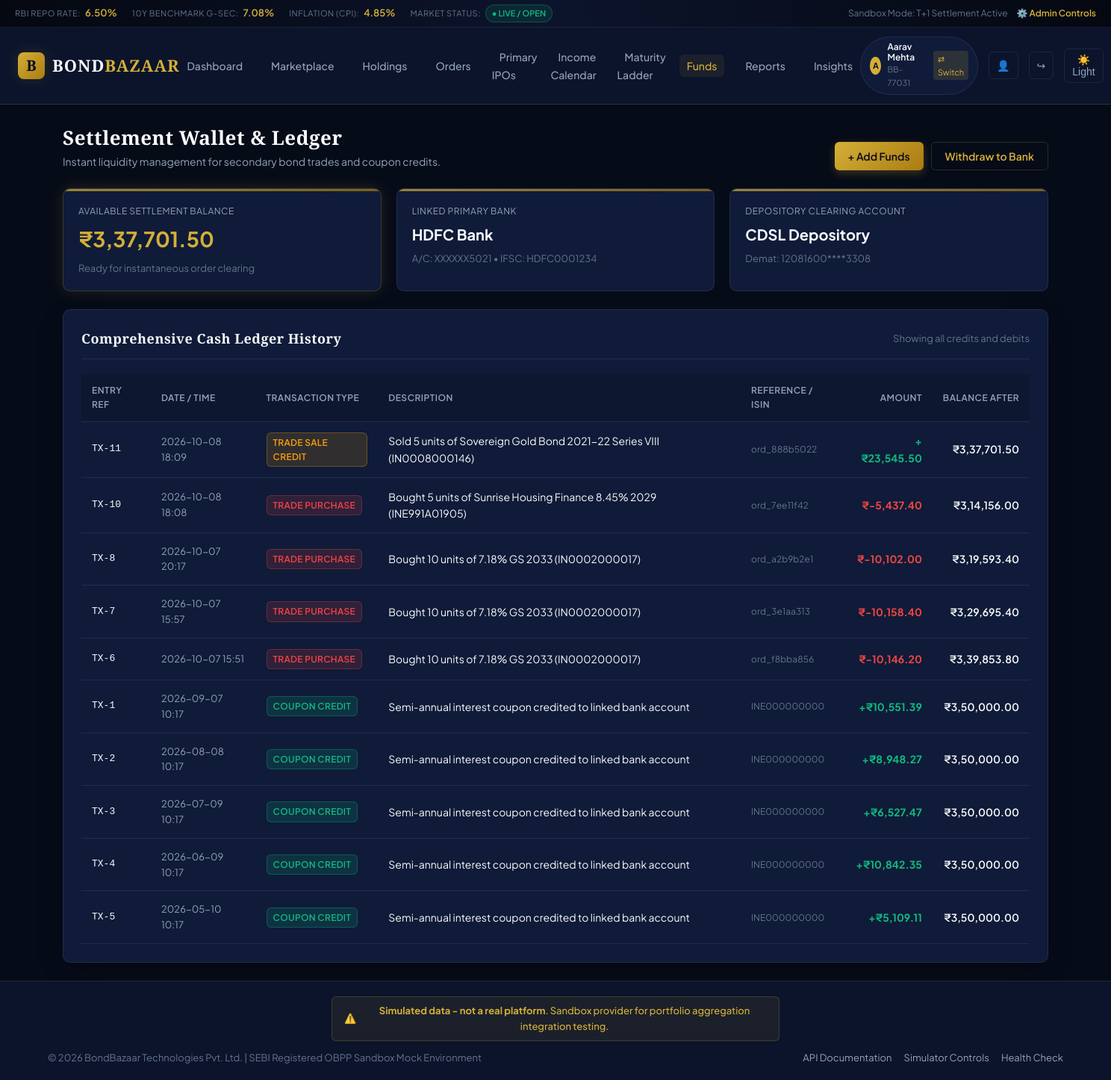
Screenshot of /wallet with the database file from the repository.
### app/models/entities.py (models this page shows)
class User(Base):
    __tablename__ = "users"
    id = Column(Integer, primary_key=True, index=True)
    email = Column(String(120), unique=True, index=True, nullable=False)
    full_name = Column(String(120), nullable=False)
    mobile = Column(String(20), nullable=False)
    customer_id = Column(String(30), unique=True, index=True, nullable=False) # e.g. BB-77031
    pan = Column(String(10), nullable=False)
    pan_masked = Column(String(15), nullable=False)
    demat_account = Column(String(30), nullable=False)
    demat_account_masked = Column(String(30), nullable=False)
    bank_name = Column(String(100), default="HDFC Bank")
    bank_account_masked = Column(String(30), default="XXXXXX5021")
    bank_ifsc = Column(String(20), default="HDFC0001234")
    wallet_balance = Column(Float, default=100000.0) # In Rupees
    created_at = Column(DateTime(timezone=True), default=ist_now)
    holdings = relationship("Holding", back_populates="user", cascade="all, delete-orphan")
    orders = relationship("SecondaryOrder", back_populates="user", cascade="all, delete-orphan")
    transactions = relationship("WalletTransaction", back_populates="user", cascade="all, delete-orphan")
    consents = relationship("ApiConsent", back_populates="user", cascade="all, delete-orphan")
    applications = relationship("PrimaryApplication", back_populates="user", cascade="all, delete-orphan")

class WalletTransaction(Base):
    __tablename__ = "wallet_transactions"
    id = Column(Integer, primary_key=True, index=True)
    user_id = Column(Integer, ForeignKey("users.id"), index=True, nullable=False)
    tx_type = Column(String(30), nullable=False) # DEPOSIT, WITHDRAWAL, TRADE_DEBIT, TRADE_CREDIT, COUPON_CREDIT, REDEMPTION_CREDIT
    amount = Column(Float, nullable=False) # positive or negative
    balance_after = Column(Float, nullable=False)
    description = Column(String(250), nullable=False)
    reference_id = Column(String(50), nullable=True)
    created_at = Column(DateTime(timezone=True), default=ist_now)
    user = relationship("User", back_populates="transactions")

### app/routers/web.py (the view)
@router.get("/wallet", response_class=HTMLResponse)
async def wallet_page(request: Request, db: Session = Depends(get_db)):
    user = get_current_user_optional(request, db)
    if not user:
        return RedirectResponse(url="/login", status_code=303)
    transactions = db.query(WalletTransaction).filter(WalletTransaction.user_id == user.id).order_by(WalletTransaction.created_at.desc()).all()
    return templates.TemplateResponse("wallet.html", {
        "request": request,
        "user": user,
        "transactions": transactions
    })

### app/templates/wallet.html (shortened to what this page needs)
{% extends "base.html" %}
{% block content %}
<div style="margin-bottom: 24px; display: flex; justify-content: space-between; align-items: flex-end;">
    <div>
        <h1 style="font-size: 26px;">Settlement Wallet & Ledger</h1>
        <p style="color: var(--text-muted); font-size: 14px;">Instant liquidity management for secondary bond trades and coupon credits.</p>
    </div>
    <div style="display: flex; gap: 10px;">
        <button onclick="openModal('addMoneyModal')" class="btn btn-primary">+ Add Funds</button>
        <button onclick="openModal('withdrawModal')" class="btn btn-secondary">Withdraw to Bank</button>
    </div>
</div>
<div class="grid-3" style="margin-bottom: 24px;">
    <div class="stat-card" style="border: 1px solid var(--border-color); box-shadow: var(--gold-glow);">
        <span class="stat-label">Available Settlement Balance</span>
        <span class="stat-value" style="color: var(--gold-primary); font-size: 28px;">{{ user.wallet_balance|inr }}</span>
        <span class="stat-sub">Ready for instantaneous order clearing</span>
    </div>
    <div class="stat-card">
        <span class="stat-label">Linked Primary Bank</span>
        <span class="stat-value" style="font-size: 20px;">{{ user.bank_name }}</span>
        <span class="stat-sub">A/C: {{ user.bank_account_masked }} • IFSC: {{ user.bank_ifsc }}</span>
    </div>
    <div class="stat-card">
        <span class="stat-label">Depository Clearing Account</span>
        <span class="stat-value" style="font-size: 20px;">CDSL Depository</span>
        <span class="stat-sub">Demat: {{ user.demat_account_masked }}</span>
    </div>
</div>
<div class="card">
    <div class="card-header">
        <h2 class="card-title">Comprehensive Cash Ledger History</h2>
        <span style="font-size: 13px; color: var(--text-dim);">Showing all credits and debits</span>
    </div>
    <div class="table-responsive">
        <table class="bb-table">
            <thead>
                <tr>
                    <th>Entry Ref</th>
                    <th>Date / Time</th>
                    <th>Transaction Type</th>
                    <th>Description</th>
                    <th>Reference / ISIN</th>
                    <th style="text-align: right;">Amount</th>
                    <th style="text-align: right;">Balance After</th>
                </tr>
            </thead>
            <tbody>
                {% for tx in transactions %}
                <tr>
                    <td style="font-family: monospace; font-size: 13px;">TX-{{ tx.id }}</td>
                    <td style="font-size: 13px; color: var(--text-muted);">{{ tx.created_at.strftime('%Y-%m-%d %H:%M') }}</td>
                    <td>
                        {% if tx.tx_type == 'COUPON_CREDIT' %}
                        <span class="badge badge-aaa">COUPON CREDIT</span>
                        {% elif tx.tx_type == 'REDEMPTION_CREDIT' %}
                        <span class="badge badge-sovereign">PRINCIPAL REDEMPTION</span>
                        {% elif tx.tx_type == 'DEPOSIT' %}
                        <span class="badge badge-aaa">DEPOSIT</span>
                        {% elif tx.tx_type == 'TRADE_CREDIT' %}
                        <span class="badge badge-aa">TRADE SALE CREDIT</span>
                        {% elif tx.tx_type == 'TRADE_DEBIT' %}
                        <span class="badge badge-a">TRADE PURCHASE</span>
                        {% else %}
                        <span class="badge badge-a">WITHDRAWAL</span>
                        {% endif %}
                    </td>
                    <td>{{ tx.description }}</td>
                    <td style="font-size: 12px; color: var(--text-dim);">{{ tx.reference_id or '—' }}</td>
                    <td style="text-align: right; font-weight: 700; color: {% if tx.amount >= 0 %}#10B981{% else %}#EF4444{% endif %};">
                        {% if tx.amount >= 0 %}+{% endif %}{{ tx.amount|inr }}
                    </td>
                    <td style="text-align: right; font-weight: 600;">{{ tx.balance_after|inr }}</td>
                </tr>
                {% else %}
                <tr>
                    <td colspan="7" style="text-align: center; padding: 30px; color: var(--text-muted);">
                        No wallet transactions recorded.
                    </td>
                </tr>
                {% endfor %}
            </tbody>
        </table>
    </div>
</div>
{% endblock %}

### app/templates/base.html (shortened to what this page needs)
<!DOCTYPE html>
<html lang="en" data-theme="dark">
<head>
    <link rel="stylesheet" href="/static/css/style.css">
</head>
<body>
    <div class="header-top-ticker">
        <div class="ticker-items">
            <div class="ticker-item">
                <span class="ticker-label">RBI REPO RATE:</span>
                <span class="ticker-value">6.50%</span>
            </div>
            <div class="ticker-item">
                <span class="ticker-label">10Y BENCHMARK G-SEC:</span>
                <span class="ticker-value">7.08%</span>
            </div>
            <div class="ticker-item">
                <span class="ticker-label">INFLATION (CPI):</span>
                <span class="ticker-value">4.85%</span>
            </div>
            <div class="ticker-item">
                <span class="ticker-label">MARKET STATUS:</span>
                <span class="market-status-badge market-open">● LIVE / OPEN</span>
            </div>
        </div>
        <div style="display: flex; gap: 12px; align-items: center; font-size: 12px;">
            <span style="color: var(--text-dim);">Sandbox Mode: T+1 Settlement Active</span>
            <a href="/admin" style="color: var(--gold-primary); font-weight: 600;">⚙️ Admin Controls</a>
        </div>
    </div>
    <nav class="navbar">
        <div class="nav-brand">
            <a href="/" style="display: flex; align-items: center; gap: 10px; text-decoration: none;">
                <div class="brand-logo-icon">B</div>
                <div class="brand-text">BOND<span>BAZAAR</span></div>
            </a>
        </div>
        <ul class="nav-links">
            <li><a href="/" class="nav-link {% if request.url.path == '/' %}active{% endif %}">Dashboard</a></li>
            <li><a href="/marketplace" class="nav-link {% if request.url.path.startswith('/marketplace') or request.url.path.startswith('/bonds') %}active{% endif %}">Marketplace</a></li>
            <li><a href="/holdings" class="nav-link {% if request.url.path == '/holdings' %}active{% endif %}">Holdings</a></li>
            <li><a href="/orders" class="nav-link {% if request.url.path == '/orders' %}active{% endif %}">Orders</a></li>
            <li><a href="/primary-issues" class="nav-link {% if request.url.path == '/primary-issues' %}active{% endif %}">Primary IPOs</a></li>
            <li><a href="/income-calendar" class="nav-link {% if request.url.path == '/income-calendar' %}active{% endif %}">Income Calendar</a></li>
            <li><a href="/maturity-ladder" class="nav-link {% if request.url.path == '/maturity-ladder' %}active{% endif %}">Maturity Ladder</a></li>
            <li><a href="/wallet" class="nav-link {% if request.url.path == '/wallet' %}active{% endif %}">Funds</a></li>
            <li><a href="/reports" class="nav-link {% if request.url.path == '/reports' %}active{% endif %}">Reports</a></li>
            <li><a href="/insights" class="nav-link {% if request.url.path == '/insights' %}active{% endif %}">Insights</a></li>
        </ul>
        <div class="nav-actions">
            {% if user %}
            <div class="user-pill">
                <div class="user-avatar">{{ user.full_name[:1] }}</div>
                <div>
                    <div style="font-weight: 600; font-size: 12px; line-height: 1.2;">{{ user.full_name }}</div>
                    <div style="font-size: 11px; color: var(--text-dim);">{{ user.customer_id }}</div>
                </div>
                <div style="margin-left: 8px; display: flex; gap: 4px;">
                    <a href="/switch-user/{% if user.email == 'aarav.mehta@example.com' %}priya.nair@example.com{% else %}aarav.mehta@example.com{% endif %}" title="Switch Demo Account" style="font-size: 11px; padding: 2px 6px; background: rgba(212,175,55,0.15); border-radius: 4px;">
                        ⇄ Switch
                    </a>
                </div>
            </div>
            <a href="/profile" class="btn-icon" title="Profile & Connected Apps">👤</a>
            <a href="/logout" class="btn-icon" title="Sign Out">↪</a>
            {% else %}
            <a href="/login" class="btn btn-secondary btn-sm">Sign In</a>
            <a href="/register" class="btn btn-primary btn-sm">Open Account</a>
            {% endif %}
            <button id="themeToggleBtn" class="theme-toggle-btn" title="Toggle Light/Dark">☀️</button>
        </div>
    </nav>
    <main class="main-content">
        {% block content %}{% endblock %}
    </main>
    <footer class="footer">
        <div class="simulated-banner">
            <span>⚠️</span>
            <span><strong>Simulated data - not a real platform</strong>. Sandbox provider for portfolio aggregation integration testing.</span>
        </div>
        <div class="footer-inner">
            <div>
                © 2026 BondBazaar Technologies Pvt. Ltd. | SEBI Registered OBPP Sandbox Mock Environment
            </div>
            <div style="display: flex; gap: 16px;">
                <a href="/docs" target="_blank" style="color: var(--text-muted);">API Documentation</a>
                <a href="/admin" style="color: var(--text-muted);">Simulator Controls</a>
                <a href="/health" style="color: var(--text-muted);">Health Check</a>
            </div>
        </div>
    </footer>
</body>
</html>

### rows the page displays
User: full_name "A", full_name "Aarav Mehta", customer_id "BB-77031", wallet_balance|inr "₹3,37,701.50", bank_name "HDFC Bank", bank_account_masked "XXXXXX5021", bank_ifsc "HDFC0001234", demat_account_masked "12081600****3308"
WalletTransaction: id "11", created_at "2026-10-08 18:09", tx_type "TRADE SALE CREDIT", description "Sold 5 units of Sovereign Gold Bond 2021-22 Series VIII (IN0008000146)", reference "ord_888b5022", amount|inr "₹23,545.50", balance_after|inr "₹3,37,701.50"
WalletTransaction: id "10", created_at "2026-10-08 18:08", tx_type "TRADE PURCHASE", description "Bought 5 units of Sunrise Housing Finance 8.45% 2029 (INE991A01905)", reference "ord_7ee11f42", amount|inr "₹-5,437.40", balance_after|inr "₹3,14,156.00"
WalletTransaction: id "8", created_at "2026-10-07 20:17", tx_type "TRADE PURCHASE", description "Bought 10 units of 7.18% GS 2033 (IN0002000017)", reference "ord_a2b9b2e1", amount|inr "₹-10,102.00", balance_after|inr "₹3,19,593.40"
WalletTransaction: id "7", created_at "2026-10-07 15:57", tx_type "TRADE PURCHASE", description "Bought 10 units of 7.18% GS 2033 (IN0002000017)", reference "ord_3e1aa313", amount|inr "₹-10,158.40", balance_after|inr "₹3,29,695.40"
WalletTransaction: id "6", created_at "2026-10-07 15:51", tx_type "TRADE PURCHASE", description "Bought 10 units of 7.18% GS 2033 (IN0002000017)", reference "ord_f8bba856", amount|inr "₹-10,146.20", balance_after|inr "₹3,39,853.80"
WalletTransaction: id "1", created_at "2026-09-07 10:17", tx_type "COUPON CREDIT", description "Semi-annual interest coupon credited to linked bank account", reference "INE000000000", amount|inr "₹10,551.39", balance_after|inr "₹3,50,000.00"
WalletTransaction: id "2", created_at "2026-08-08 10:17", tx_type "COUPON CREDIT", description "Semi-annual interest coupon credited to linked bank account", reference "INE000000000", amount|inr "₹8,948.27", balance_after|inr "₹3,50,000.00"
WalletTransaction: id "3", created_at "2026-07-09 10:17", tx_type "COUPON CREDIT", description "Semi-annual interest coupon credited to linked bank account", reference "INE000000000", amount|inr "₹6,527.47", balance_after|inr "₹3,50,000.00"
WalletTransaction: id "4", created_at "2026-06-09 10:17", tx_type "COUPON CREDIT", description "Semi-annual interest coupon credited to linked bank account", reference "INE000000000", amount|inr "₹10,842.35", balance_after|inr "₹3,50,000.00"
WalletTransaction: id "5", created_at "2026-05-10 10:17", tx_type "COUPON CREDIT", description "Semi-annual interest coupon credited to linked bank account", reference "INE000000000", amount|inr "₹5,109.11", balance_after|inr "₹3,50,000.00"
